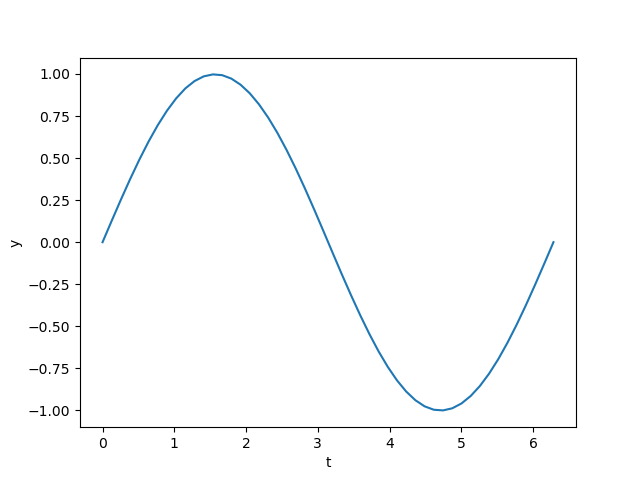

Write Python code to recreate this figure.
import numpy as np
from scipy.integrate import solve_ivp
import matplotlib.pyplot as plt 

def f(t, y):
    dydt = np.cos(t)
    return dydt

t_span = [0, 2*np.pi]
y0 = (0,)

sol = solve_ivp(f, t_span, y0, t_eval=np.linspace(0, 2*np.pi, 50))
print(sol)

t = sol.t
y, = sol.y

plt.figure(1)
plt.plot(t, y)
plt.xlabel('t')
plt.ylabel('y')
plt.xscale('linear')
plt.yscale('linear')
plt.savefig('ivp_1st_ODE.png')